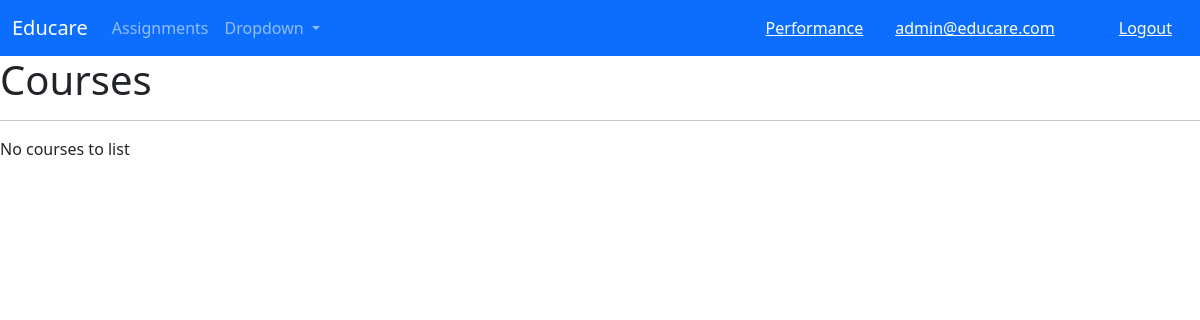
The page /assignments/ (signed in) on the database as committed earlier.
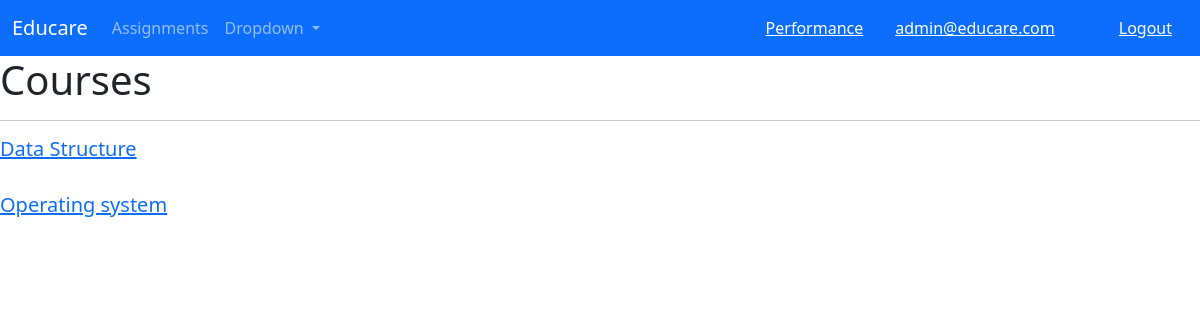
The same page on the database as committed later.
### courses/models.py (models this page shows)
class Course(models.Model):
    course_id = models.AutoField(primary_key=True)
    course_name = models.CharField(max_length=200)
    def __str__(self):
        return str(self.course_name)

### assignments/views.py (the view)
# urls.py: path("", views.CourseListView.as_view(), name="course-list"),
class CourseListView(ListView):
    template_name = "assignments/course_list.html"
    model = Course
    context_object_name = "courses"

### accounts/models.py (called while the page is built)
    def __str__(self):
        return self.email

### templates/assignments/course_list.html (shortened to what this page needs)
{% extends 'base.html' %}
{% block content %}
<h1>Courses</h1>
<hr>
{% for course in courses %}
<a href="{% url 'assignments:course-quizzes' course.pk %}">
  <h5>{{course}}</h5>
</a>
<br>
{%empty %}
<p>No courses to list</p>
{% endfor %}
{% endblock content %}

Rows that differ between the two databases and show on the page:
added Course: course_name "Data Structure"
added Course: course_name "Operating system"
Other text that changed with them:
text no longer shown: "No courses to list"
